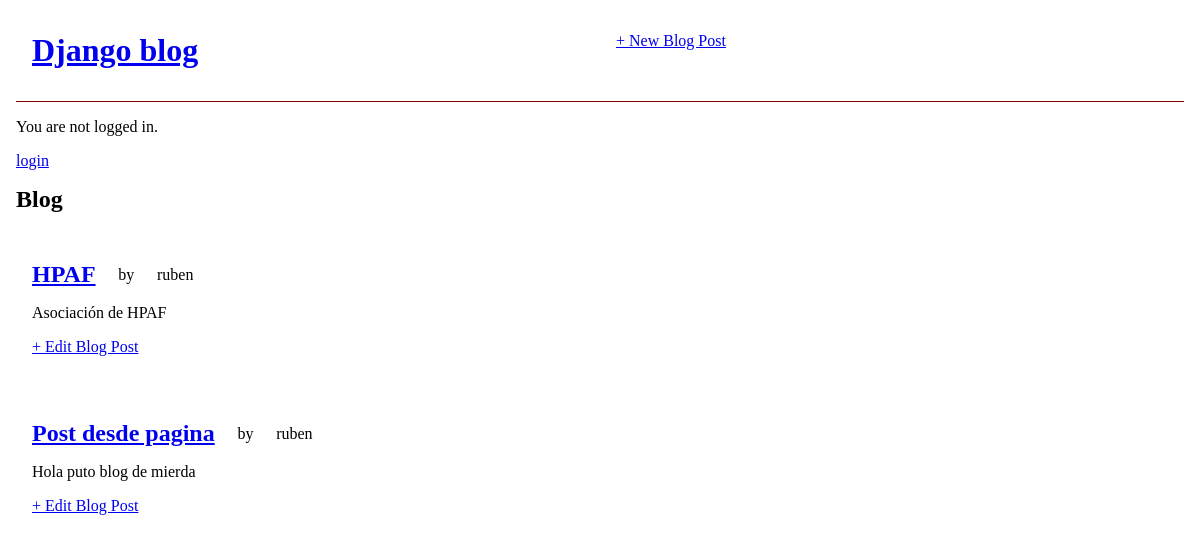
The page / on the database its author committed.
### blog/models.py (models this page shows, shortened)
class Post(models.Model):
    title = models.CharField(max_length=200)
    autor = models.ForeignKey("auth.User", on_delete=models.CASCADE)
    body = models.TextField()

### blog/views.py (the view)
# urls.py: path('', BlogList.as_view(), name='home'),
class BlogList(ListView):
    model = Post
    template_name = 'home.html'

### templates/home.html (shortened to what this page needs)
{% extends 'base.html' %}
{% block header %}Blog
{% endblock header %}
{% block contenido %}
    {% for post in object_list %}
        <div class="post-entry">
            <h2><a href="{% url 'post_detail' post.pk %}">{{ post.title }}</a></h2><span>by</span><span> {{ post.autor }}</span>
            <p>{{ post.body }}</p>
            <a href="{% url 'post_edit' post.pk %}">+ Edit Blog Post</a>
        </div>
    {% endfor %}
{% endblock contenido %}

### static/post.css (style rules this page uses)
* { box-sizing: border-box; margin: 0; }
body { padding: 1rem; }
.post-entry { display: flex; flex-flow: row wrap; align-items: center; padding: 1rem }
h2, span { width: max-content; margin-right: 2%; }
p { width: 100%; }
* { margin-bottom: 1rem; }

### rows shown on the page
Post: title "HPAF", autor "ruben", body "Asociación de HPAF"
Post: title "Post desde pagina", autor "ruben", body "Hola puto blog de mierda"
